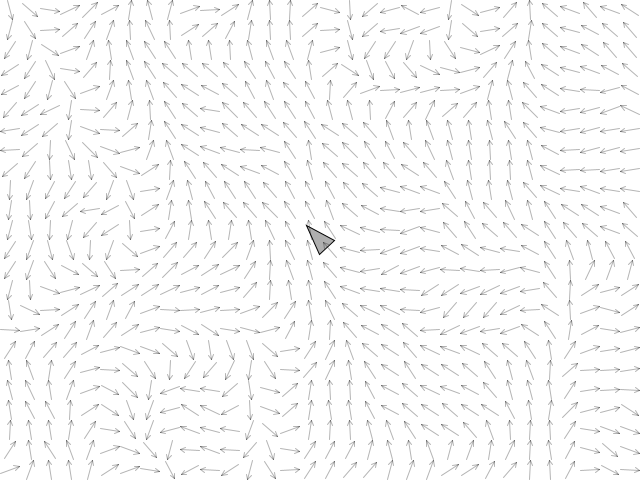
Frame 1 (no input)
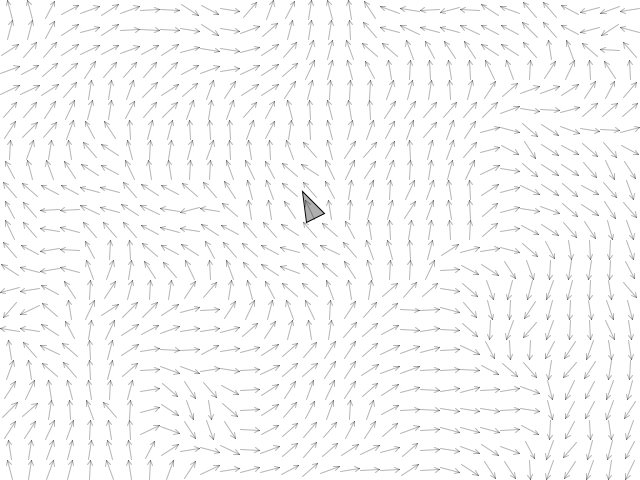
Frame 60 (the mouse pressed at the canvas centre just before this capture)
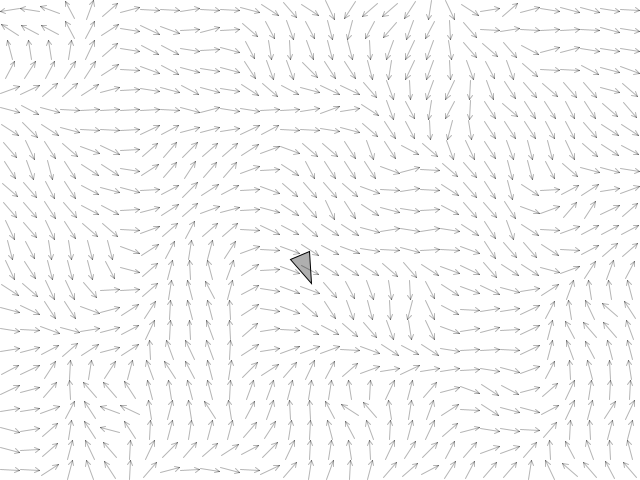
Frame 120 (the mouse held since frame 60 and released just before this capture)

The Processing sketch that drew these frames (run headless with seeded random() and noise(); from frame 60 on, the mouse is pressed at the canvas centre):

// Processing sketch: FlowFields
// ── FlowFields.pde
Vehicle v;
FlowField f;

void setup() { 
	
	size(640, 480);
  
		v = new Vehicle(width/2, height/2);
		f = new FlowField(20);
}

void draw() {

	background(255);

		v.followFlowField(f);
		v.update();
		v.wrapAround();
		v.draw();
		f.draw();
		f.updateFlowField();
}


// ── FlowField.pde
class FlowField {

  PVector[][] vectors;
  int rows;
  int cols;
  int resolution;
  float xOff = 0;
  float yOff = 0;
  float zOff = 0;
  
  //DRAW PARAMETERS PRECALCULATED FOR BETTER PERFORMANCE

  float offset;
  float aYOffset;
  float aXOffset;

  FlowField(int resolution) {

    this.resolution = resolution;
    rows = (int)height / resolution;
    cols = (int)width / resolution;

    offset = resolution / 2;
    aYOffset = offset * 0.25;
    aXOffset = offset * 0.5;


    vectors = new PVector[rows][cols];

    for(int i = 0 ; i < rows ; i++) {
      xOff = 0;
      for(int j = 0 ; j < cols ; j++) {
        float angle = map(noise(xOff,yOff,zOff), 0, 1, 0,TWO_PI * 2);
        vectors[i][j] = PVector.fromAngle(angle);
        xOff += 0.1;
      }
      yOff += 0.1;
    }

  //  EXERCISE 6.6

  //   for(int i = 0 ; i < rows ; i++) {
  //     for(int j = 0 ; j < cols ; j++) {
  //       PVector v = new PVector(width/2 - j * resolution, height/2 - i * resolution);
  //       v.normalize();
  //       vectors[i][j] = v;
  //     }
  //   }
   
  }

  PVector lookup(PVector lookup) {

    int row = (int) constrain(lookup.y/resolution, 0, rows - 1);
    int col = (int) constrain(lookup.x/resolution, 0, cols - 1);
    return vectors[row][col].get();

  }

  //3D Perlin Noise (Performance Overhead)
  // Updates complete field when called

  void updateFlowField() { 
    
    yOff = 0;
    for(int i = 0 ; i < rows ; i++) {
      xOff = 0;
      for(int j = 0 ; j < cols ; j++) {
        float angle = map(noise(xOff,yOff,zOff), 0, 1, 0,TWO_PI * 2);
        vectors[i][j] = PVector.fromAngle(angle);
        xOff += 0.1;
      }
      yOff += 0.1;
    } 
    zOff += 0.03;
  }

  void draw() {

    for(int i = 0 ; i < rows ; i++) {
      for(int j = 0 ; j < cols ; j++) {
        pushMatrix();
        stroke(0,75);
        translate(j * resolution + offset, i * resolution + offset);
        rotate(vectors[i][j].heading());
        line(-offset, 0, offset,0);
        line(offset,0,aXOffset, aYOffset);
        line(offset,0,aXOffset, -aYOffset);
        popMatrix();
      }
    }

  }
}

// ── Vehicle.pde
class Vehicle {

	PVector position;
	PVector velocity;
	PVector acceleration;
	float maxSpeed = 4;
	float maxForce = 0.1;
	float wanderTheta = 0;

	Vehicle(float x, float y) {

		position = new PVector(x,y);
		velocity = new PVector(0,0);
		acceleration = new PVector(0,0);

	}

	void draw() {


		pushMatrix();
		fill(175);
		stroke(0);
		translate(position.x, position.y);
		float angle = velocity.heading();
		rotate(angle);
		triangle(-10, 10, 20, 0, -10, -10);
		popMatrix();
	}

	void wander() {
		
		float distance = 80;
		float radius = 25;
		float change = 0.3;
		wanderTheta += random(-change, change);
		


		PVector circlePosition = velocity.get();
		circlePosition.normalize();
		circlePosition.mult(distance);
		circlePosition.add(position);

		float angle = velocity.heading();
		PVector circleOffset = new PVector(radius * cos(angle + wanderTheta), radius * sin(angle + wanderTheta));
		PVector target = PVector.add(circlePosition, circleOffset);
		seek(target);

		//drawWanderDebugData(circlePosition, radius, target); //DRAWS DEBUG DATA



	}

	void followFlowField(FlowField f) {

		PVector desired = f.lookup(position);
		desired.mult(maxSpeed);
		PVector steering = PVector.sub(desired, velocity);
		steering.limit(maxForce);
		applyForce(steering);

	}

	void update() {

		velocity.add(acceleration);
		position.add(velocity);
		acceleration.mult(0);
	}

	void applyForce(PVector force) {

		acceleration.add(force);

	}

	void seek(PVector target) {

		PVector desired = PVector.sub(target, position);
		//desired.mult(-1); //FLEEING BEHAVIOR
		float dis = desired.mag();
		desired.normalize();
				if(dis < 100) {
			float m = map(dis, 0,  100, 0, maxSpeed);
			desired.mult(m);
		} else {
			desired.mult(maxSpeed);
		}
		PVector steering = PVector.sub(desired, velocity);
		steering.limit(maxForce);
		applyForce(steering);
	} 

	void wrapAround() {

		if(position.x > width) {
			position.x = 0;
		} else if(position.x < 0) {
			position.x = width;
		}

		if(position.y > height) {
			position.y = 0;
		} else if(position.y < 0) {
			position.y = height;
		}

	}

	void stayWithinWalls() {

		float edgeDistance = 24;
		PVector desired = new PVector(0,0);

		drawStayWithinWallsDebugData(edgeDistance);
		
		if(position.x > width - edgeDistance ) {
			desired = new PVector(-maxSpeed, velocity.y);
			PVector steering = PVector.sub(desired, velocity);
			steering.limit(maxForce);
 			applyForce(steering);

		} else if(position.x < edgeDistance) {
			desired = new PVector(maxSpeed, velocity.y);
			PVector steering = PVector.sub(desired, velocity);
			steering.limit(maxForce);
 			applyForce(steering);

		}

		if(position.y > height - edgeDistance) {
			desired = new PVector(velocity.x, -maxSpeed);
			PVector steering = PVector.sub(desired, velocity);
			steering.limit(maxForce);
 			applyForce(steering);
		} else if(position.y < edgeDistance) {
			desired = new PVector(velocity.x, maxSpeed);
			PVector steering = PVector.sub(desired, velocity);
			steering.limit(maxForce);
 			applyForce(steering);
		}

	}


	void drawWanderDebugData (PVector circlePosition, float radius, PVector target) {

		pushMatrix();
		stroke(0);
		strokeWeight(2);
		line(position.x, position.y, circlePosition.x, circlePosition.y);
		ellipse(circlePosition.x, circlePosition.y, radius*2, radius*2);
		line(circlePosition.x, circlePosition.y, target.x, target.y);
		fill(0);
		ellipse(target.x, target.y, 5, 5);
		popMatrix();


	}

	void drawStayWithinWallsDebugData(float edge) {
		noFill();
		rect(edge,edge,width - edge * 2, height - edge * 2);

	}	
}
